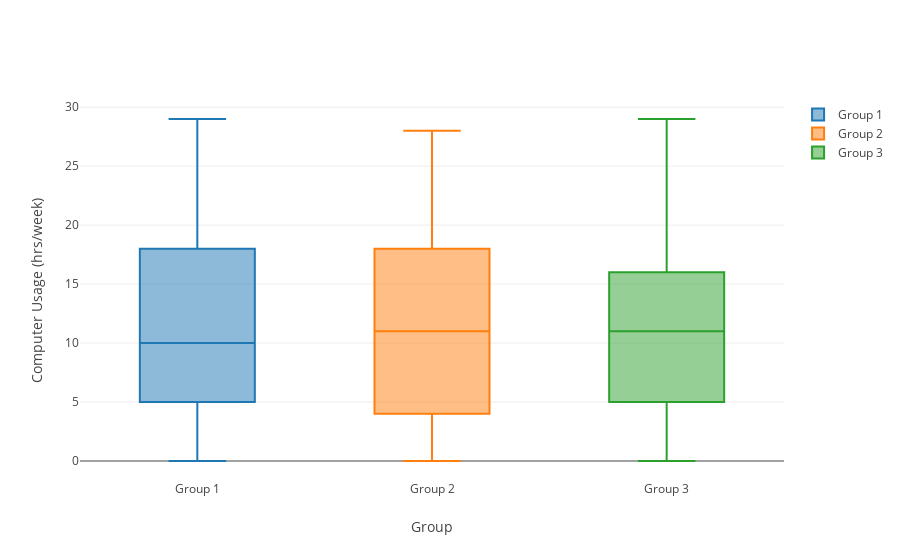

Write notebook code for a chart like this one.
### Markdown cell above
##### To compare the distribution of comp (the hours per week of computer use) among the three treatment groups, we'll create side by side boxplots of comp by treatment

### Code cell
g1 = go.Box(y=rand_sample[rand_sample.group == 1].Comp, name="Group 1")
g2 = go.Box(y=rand_sample[rand_sample.group == 2].Comp, name="Group 2")
g3 = go.Box(y=rand_sample[rand_sample.group == 3].Comp, name="Group 3")

boxlayout = {
    'xaxis': {'title': 'Group'},
    'yaxis': {'title': 'Computer Usage (hrs/week)'}
}

iplot(go.Figure(data=[g1, g2, g3], layout=boxlayout))

### Figure 1 — Plotly figure (JSON) as saved in the notebook; plotly's stock layout.template omitted (floating-point values rounded to 4 significant figures; data arrays with more than 128 entries replaced by an {"elided": "..."} marker saying what was removed)
{"data": [{"name": "Group 1", "type": "box", "uid": "2265f1", "y": {"elided": "147 int values"}}, {"name": "Group 2", "type": "box", "uid": "dea1a1", "y": {"elided": "144 int values"}}, {"name": "Group 3", "type": "box", "uid": "cdf96b", "y": {"elided": "159 int values"}}], "layout": {"autosize": true, "xaxis": {"autorange": true, "range": [-0.5, 2.5], "title": "Group", "type": "category"}, "yaxis": {"autorange": true, "range": [-1.611, 30.61], "title": "Computer Usage (hrs/week)", "type": "linear"}}}
